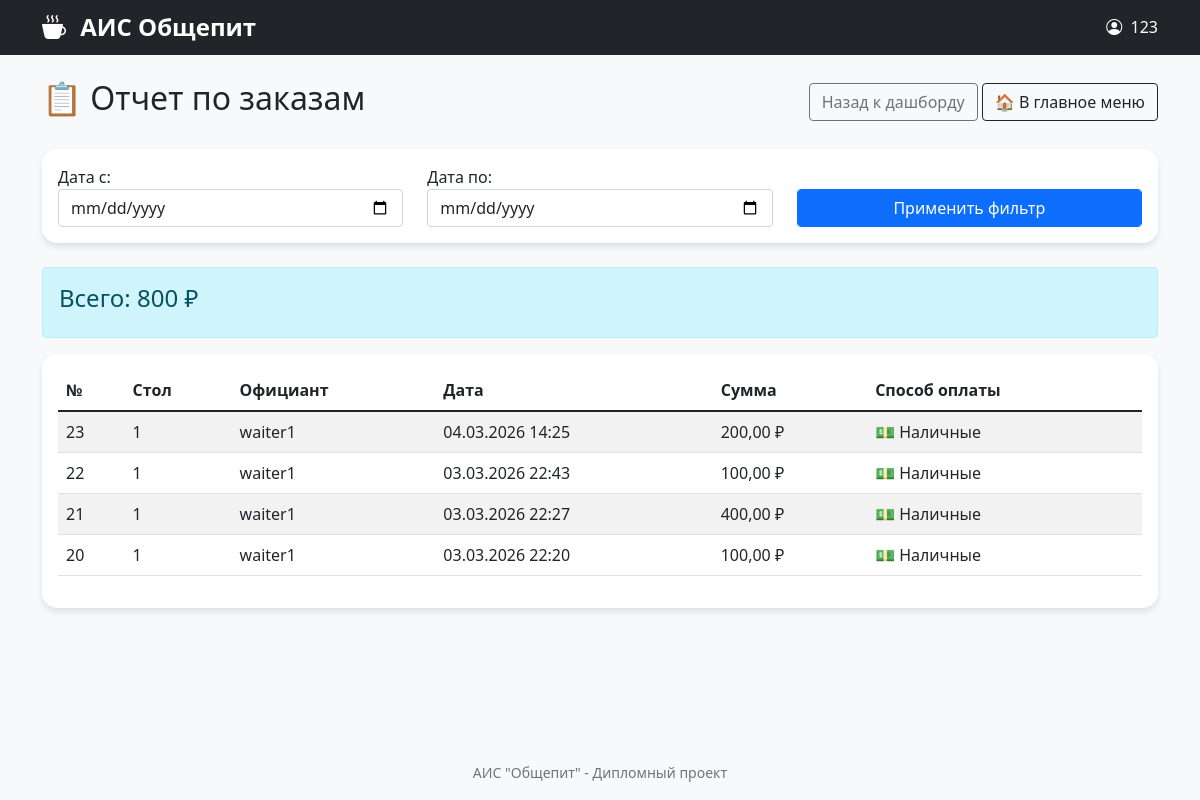
Screenshot of /reports/orders/ (signed in) with the database file from the repository.
### orders/models.py (models this page shows, shortened)
class Order(models.Model):
    STATUS_CHOICES = [
        ('open', 'Открыт'),
        ('paid', 'Оплачен'),
        ('cancelled', 'Отменен'),
    ]
    PAYMENT_CHOICES = [
        ('cash', 'Наличные'),
        ('card', 'Карта'),
        ('qr', 'QR-код'),
    ]
    table = models.ForeignKey(Table, on_delete=models.CASCADE, verbose_name="Стол")
    waiter = models.ForeignKey(User, on_delete=models.SET_NULL, null=True, verbose_name="Официант")
    created_at = models.DateTimeField(auto_now_add=True, verbose_name="Время создания")
    closed_at = models.DateTimeField(null=True, blank=True, verbose_name="Время закрытия")
    status = models.CharField(max_length=20, choices=STATUS_CHOICES, default='open', verbose_name="Статус")
    total_amount = models.DecimalField(max_digits=10, decimal_places=2, default=0, verbose_name="Общая сумма")
    payment_method = models.CharField(max_length=20, choices=PAYMENT_CHOICES, blank=True, null=True, verbose_name="Способ оплаты")
    payment_received = models.BooleanField(default=False, verbose_name="Оплачено")
    class Meta:
        verbose_name = "Заказ"
        verbose_name_plural = "Заказы"
        ordering = ['-created_at']

### tables/models.py (models this page shows, shortened)
class Table(models.Model):
    STATUS_CHOICES = [
        ('free', 'Свободен'),
        ('occupied', 'Занят'),
        ('reserved', 'Забронирован'),
    ]
    number = models.IntegerField(unique=True, verbose_name="Номер стола")
    seats = models.IntegerField(verbose_name="Количество мест")
    status = models.CharField(max_length=20, choices=STATUS_CHOICES, default='free', verbose_name="Статус")
    class Meta:
        verbose_name = "Стол"
        verbose_name_plural = "Столы"
        ordering = ['number']

### reports/views.py (the view)
# urls.py: path('orders/', views.orders_report, name='orders_report'),
@staff_member_required
def orders_report(request):
    orders = Order.objects.filter(status='paid').select_related('table', 'waiter').order_by('-created_at')
    date_from = request.GET.get('date_from')
    date_to = request.GET.get('date_to')
    if date_from:
        orders = orders.filter(created_at__date__gte=date_from)
    if date_to:
        orders = orders.filter(created_at__date__lte=date_to)
    total_sum = orders.aggregate(total=Sum('total_amount'))['total'] or 0
    context = {
        'orders': orders,
        'total_sum': total_sum,
        'date_from': date_from,
        'date_to': date_to,
    }
    return render(request, 'reports/orders_report.html', context)

### templates/reports/orders_report.html
{% extends "base.html" %}
{% block content %}
<div class="d-flex justify-content-between align-items-center mb-4">
    <h2>📋 Отчет по заказам</h2>
    <div>
        <a href="{% url 'dashboard' %}" class="btn btn-outline-secondary">Назад к дашборду</a>
        <a href="{% url 'index' %}" class="btn btn-outline-dark">🏠 В главное меню</a>
    </div>
</div>
<div class="card mb-4">
    <div class="card-body">
        <form method="get" class="row">
            <div class="col-md-4">
                <label>Дата с:</label>
                <input type="date" name="date_from" class="form-control" value="{{ date_from }}">
            </div>
            <div class="col-md-4">
                <label>Дата по:</label>
                <input type="date" name="date_to" class="form-control" value="{{ date_to }}">
            </div>
            <div class="col-md-4">
                <label>&nbsp;</label>
                <button type="submit" class="btn btn-primary form-control">Применить фильтр</button>
            </div>
        </form>
    </div>
</div>
<div class="alert alert-info">
    <h4>Всего: {{ total_sum }} ₽</h4>
</div>
<div class="card">
    <div class="card-body">
        <table class="table table-striped">
            <thead>
                <tr>
                    <th>№</th>
                    <th>Стол</th>
                    <th>Официант</th>
                    <th>Дата</th>
                    <th>Сумма</th>
                    <th>Способ оплаты</th>
                </tr>
            </thead>
            <tbody>
                {% for order in orders %}
                <tr>
                    <td>{{ order.id }}</td>
                    <td>{{ order.table.number }}</td>
                    <td>{{ order.waiter.username }}</td>
                    <td>{{ order.created_at|date:"d.m.Y H:i" }}</td>
                    <td>{{ order.total_amount }} ₽</td>
                    <td>
                        {% if order.payment_method == 'cash' %}💵 Наличные
                        {% elif order.payment_method == 'card' %}💳 Карта
                        {% elif order.payment_method == 'qr' %}📱 QR-код
                        {% else %}—
                        {% endif %}
                    </td>
                </tr>
                {% empty %}
                <tr>
                    <td colspan="6" class="text-center text-muted">Нет заказов</td>
                </tr>
                {% endfor %}
            </tbody>
        </table>
    </div>
</div>
{% endblock %}

### templates/base.html (shortened to what this page needs)
{% load pwa %}
<!DOCTYPE html>
<html lang="ru">
<head>
    <link href="https://cdn.jsdelivr.net/npm/bootstrap@5.1.3/dist/css/bootstrap.min.css" rel="stylesheet">
    <link rel="stylesheet" href="https://cdn.jsdelivr.net/npm/bootstrap-icons@1.8.1/font/bootstrap-icons.css">
</head>
<body>
    <nav class="navbar navbar-dark bg-dark">
        <div class="container">
            <span class="navbar-brand mb-0 h1">
                <i class="bi bi-cup-hot-fill me-2"></i>
                АИС Общепит
            </span>
            {% if request.user.is_authenticated %}
            <span class="text-white">
                <i class="bi bi-person-circle me-1"></i>
                {{ request.user.username }}
            </span>
            {% endif %}
        </div>
    </nav>
    <div class="container mt-4 fade-in">
        {% block content %}
        {% endblock %}
    </div>
    <footer class="mt-auto py-3 text-center text-muted">
        <small>АИС "Общепит" - Дипломный проект</small>
    </footer>
</body>
</html>

### templates/base.html (style rules this page uses)
:root { --primary-color: #0d6efd; --success-color: #198754; --warning-color: #ffc107; --danger-color: #dc3545; --dark-bg: #212529; --light-bg: #f8f9fa; }
body { font-family: 'Segoe UI', Tahoma, Geneva, Verdana, sans-serif; background-color: var(--light-bg); min-height: 100vh; display: flex; flex-direction: column; }
.navbar-brand { font-weight: bold; font-size: 1.5rem; }
.card { border-radius: 15px; box-shadow: 0 4px 6px rgba(0,0,0,0.1); transition: transform 0.2s, box-shadow 0.2s; border: none; margin-bottom: 20px; }
.fade-in { animation: fadeIn 0.5s ease-out; }

### rows the page displays
Order: id "23", table.number "1", waiter.username "waiter1", created_at "04.03.2026 14:25", total_amount "200,00", payment_method "💵 Наличные"
Order: id "22", table.number "1", waiter.username "waiter1", created_at "03.03.2026 22:43", total_amount "100,00", payment_method "💵 Наличные"
Order: id "21", table.number "1", waiter.username "waiter1", created_at "03.03.2026 22:27", total_amount "400,00", payment_method "💵 Наличные"
Order: id "20", table.number "1", waiter.username "waiter1", created_at "03.03.2026 22:20", total_amount "100,00", payment_method "💵 Наличные"

### other values shown
{{ request.user.username }} "123"
{{ total_sum }} "800"
